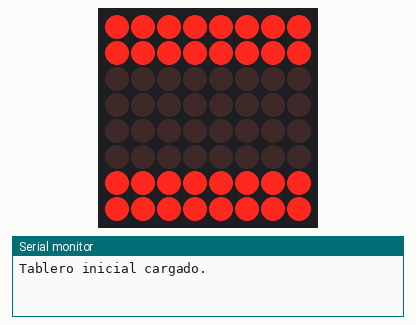
Recording of a sketch running on a simulated Arduino Uno, built with avr-gcc and run on an emulated ATmega328P. Parts: 8×8 LED matrix, the last lines printed to the serial monitor. At 6.1 s the program stops and its outputs stay as they are.

Above: at 0.1 s.
At 3.1 s:
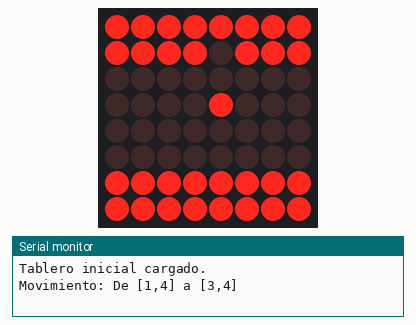
At 6.1 s:
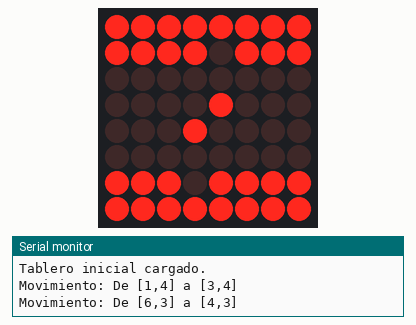

Measured:
- what the display in image 1 shows lasts 3.1 s, from 3.0 s to 6.1 s

The sketch:

AjedrezFinal.ino
```cpp
#include "LedControl.h"

// Pines para el MAX7219
#define PIN_DIN 12
#define PIN_CS  10
#define PIN_CLK 11

// Inicializa el controlador de matriz LED
LedControl lc = LedControl(PIN_DIN, PIN_CLK, PIN_CS, 1);

// Tablero 8x8: 0 = vacío, 1 = pieza
int board[8][8] = {
  {1, 1, 1, 1, 1, 1, 1, 1}, // Fila 7 (A8-H8)
  {1, 1, 1, 1, 1, 1, 1, 1}, // Fila 6 (A7-H7)
  {0, 0, 0, 0, 0, 0, 0, 0}, // Fila 5
  {0, 0, 0, 0, 0, 0, 0, 0}, // Fila 4
  {0, 0, 0, 0, 0, 0, 0, 0}, // Fila 3
  {0, 0, 0, 0, 0, 0, 0, 0}, // Fila 2
  {1, 1, 1, 1, 1, 1, 1, 1}, // Fila 1 (A2-H2)
  {1, 1, 1, 1, 1, 1, 1, 1}  // Fila 0 (A1-H1)
};

// Actualiza la matriz LED según el arreglo 'board'
void updateDisplay() {
  for (int row = 0; row < 8; row++) {
    for (int col = 0; col < 8; col++) {
      lc.setLed(0, row, col, board[row][col] == 1);
    }
  }
}

// Movimiento genérico de pieza
void movePiece(int fromRow, int fromCol, int toRow, int toCol) {
  board[fromRow][fromCol] = 0;
  board[toRow][toCol] = 1;
  updateDisplay();

  Serial.print("Movimiento: ");
  Serial.print("De [");
  Serial.print(fromRow);
  Serial.print(",");
  Serial.print(fromCol);
  Serial.print("] a [");
  Serial.print(toRow);
  Serial.print(",");
  Serial.print(toCol);
  Serial.println("]");
}

void setup() {
  Serial.begin(9600);

  lc.shutdown(0, false);   // Activa el MAX7219
  lc.setIntensity(0, 8);   // Brillo medio
  lc.clearDisplay(0);      // Limpia la matriz

 updateDisplay();
  Serial.println("Tablero inicial cargado.");
}

void loop() {
  delay(3000); // Espera para visualizar

  // Movimiento 1: E2 a E4 → Fila 1, Col 4 → Fila 3, Col 4
  movePiece(1, 4, 3, 4);

  delay(3000); // Espera para visualizar

  // Movimiento 2: D7 a D5 → Fila 6, Col 3 → Fila 4, Col 3
  movePiece(6, 3, 4, 3);

  while (true); // Detiene el loop
}
```
